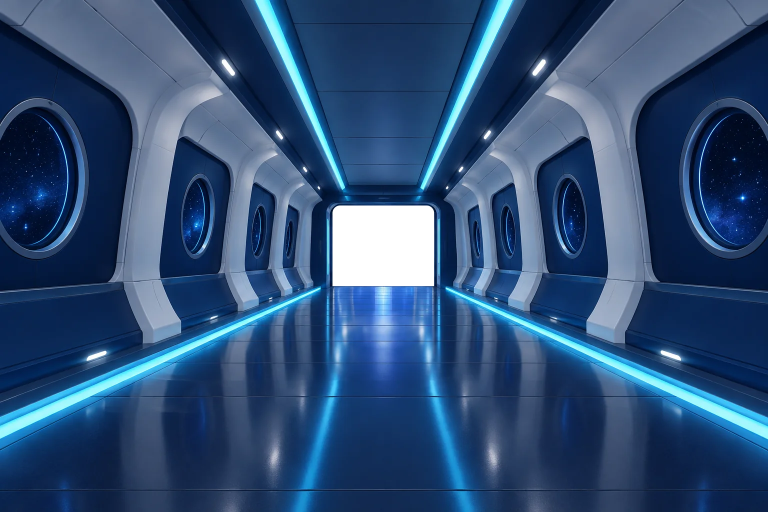
#> input picture assets/ui/intro/corridor.webp, 1536 x 1024 px, given in place of hq-wide.png, which was not available (shown at 1/2 size)
$ python plain_wall.py ../../assets/ui/intro/corridor.webp
#> lines starting #> are read from the running program, lines starting #| are printed output that depends on the picture
"""The hall's front wall without its screen: a plain wall behind the lesson's hologram.

The HQ pictures (Figma AI) were made with a big dark screen on the front wall. The lesson floats in front
of that wall as a hologram, so the screen's frame showed through it as a box round the drawing. This
paints the screen out of the wall (filled smoothly from the wall around it, with the wall's own grain),
in the wide and the tall backdrop (assets/ui/bg), and in the intro's look round the hall
(assets/ui/intro/hall-360.webp), whose strip starts and ends on this same wall.

usage:  python3 tools/ui/plain_wall.py MASTERS_DIR
    MASTERS_DIR holds the lossless originals hq-wide.png and hq-tall.png; they are in git history:
        git show fda2882~1:assets/ui/bg/hq-wide.png > MASTERS_DIR/hq-wide.png   (and hq-tall.png)
"""
import sys
from pathlib import Path

import numpy as np
from PIL import Image, ImageFilter

ROOT = Path(__file__).resolve().parents[2]
# the screen's rectangle in each picture (as in src/engine/scene.js), and how far its glow reaches
WALLS = {
    'hq-wide': {'rect': (388, 278, 1147, 617), 'margin': 20},
    'hq-tall': {'rect': (111, 363, 912, 757), 'margin': 20},
}
STRIP = {'src': ROOT / 'assets' / 'ui' / 'intro' / 'hall-360.webp', 'fronts': (0, 4384)}   # where the wide wall sits in it


def fill_wall(img, rect, margin):
    """paint the rectangle out: a Coons patch from the wall on its four sides, plus the wall's grain"""
#> called with rect = (388, 278, 1147, 617), margin = 20
    a = np.asarray(img, dtype=np.float64).copy()
    x0, y0, x1, y1 = rect[0] - margin, rect[1] - margin, rect[2] + margin, rect[3] + margin
#> x0 = 368; y0 = 258; x1 = 1167; y1 = 637
    band = 8
    top = a[y0 - band:y0].mean(axis=0)[x0:x1]          # the wall just above, per column
#> top = 799 rows, first 8: [86.25, 105.9, 135.1], [97.5, 117, 146.4], [104.9, 123, 152.1], [107.1, 124.9, 154.4], [108.2, 126.6, 154.4], [108.5, 126.9, 154.1], [108.6, 127, 154.2], [108.1, 126.6, 153.9]
    bot = a[y1:y1 + band].mean(axis=0)[x0:x1]          # just below
#> bot = 799 rows, first 8: [10.88, 51.75, 107.8], [11, 50.88, 106.5], [10.12, 50.75, 105.1], [9.88, 50.38, 104.6], [9.12, 49.12, 103.4], [7.5, 48.38, 101.9], [6.38, 47.62, 100.9], [5.25, 47, 100.6]
    lef = a[y0:y1, x0 - band:x0].mean(axis=1)          # just left, per row
#> lef = 379 rows, first 8: [91.25, 107.9, 134.4], [89.88, 106.6, 133.8], [84, 101.1, 128.6], [80.62, 98.38, 126], [80.12, 97.75, 125.6], [82.12, 99.62, 127.9], [84, 102, 130.6], [84.38, 102.6, 131.1]
    rig = a[y0:y1, x1:x1 + band].mean(axis=1)          # just right
#> rig = 379 rows, first 8: [84.5, 102, 131.6], [84, 101.4, 130.9], [84.88, 101.8, 131.6], [84.75, 101.9, 131.6], [85.75, 102.9, 132.6], [86.25, 103.2, 132.8], [86.38, 104.2, 134.2], [86.5, 104.4, 134.4]
    h, w = y1 - y0, x1 - x0
#> h = 379; w = 799
    v = np.linspace(0, 1, h)[:, None, None]
#> v = 379 values from 0 to 1
    u = np.linspace(0, 1, w)[None, :, None]
#> u = 799 values from 0 to 1
    c00, c10 = a[y0 - band:y0, x0 - band:x0].mean((0, 1)), a[y0 - band:y0, x1:x1 + band].mean((0, 1))
#> c00 = [105.4, 121.8, 147.6]; c10 = [98.77, 115.8, 144.7]
    c01, c11 = a[y1:y1 + band, x0 - band:x0].mean((0, 1)), a[y1:y1 + band, x1:x1 + band].mean((0, 1))
#> c01 = [34.08, 71.44, 121.7]; c11 = [32.28, 72.34, 121.7]
    patch = ((1 - v) * top[None] + v * bot[None] + (1 - u) * lef[:, None] + u * rig[:, None]
             - ((1 - u) * (1 - v) * c00 + u * (1 - v) * c10 + (1 - u) * v * c01 + u * v * c11))
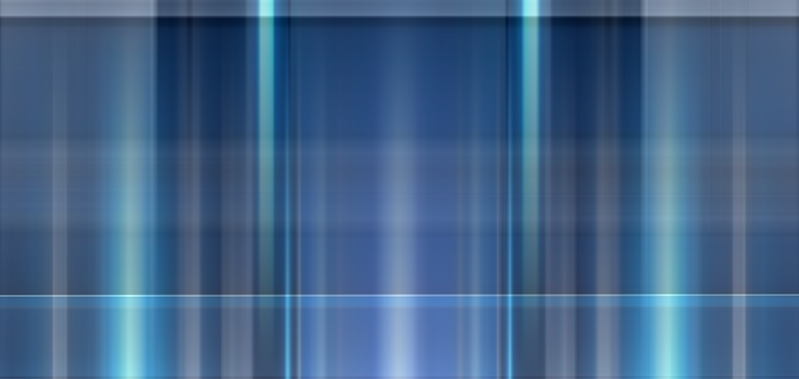
#> patch: shape (379, 799, 3) float64; mean of channels 0, 1, 2 5.4, 50.8, 102; drawn with min black and max white
    # the wall's grain: the fine detail of the wall beside the patch, tiled
    sample = a[y0:y1, max(0, x0 - 140):x0 - 20]
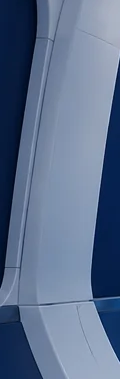
#> sample: shape (379, 120, 3) float64; mean R, G, B 92.5, 110.7, 139.9
    grain = sample - np.asarray(Image.fromarray(sample.astype(np.uint8)).filter(ImageFilter.GaussianBlur(6)), dtype=np.float64)
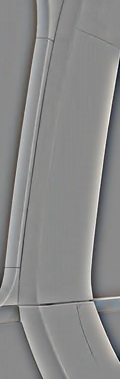
#> grain: shape (379, 120, 3) float64; mean R, G, B 0.2, 0.2, 0.1; drawn with min black and max white
    reps = (int(np.ceil(h / grain.shape[0])), int(np.ceil(w / grain.shape[1])), 1)
#> reps = (1, 7, 1)
    patch += np.tile(grain, reps)[:h, :w]
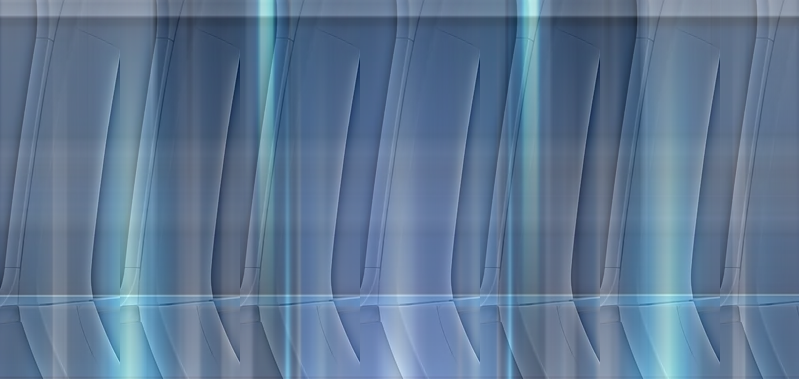
#> patch: shape (379, 799, 3) float64; mean of channels 0, 1, 2 5.6, 51, 102.1; drawn with min black and max white
    # blend in over the outer few pixels so there is no edge
    f = 6
    ramp_y = np.clip(np.minimum(np.arange(h), np.arange(h)[::-1]) / f, 0, 1)[:, None, None]
    ramp_x = np.clip(np.minimum(np.arange(w), np.arange(w)[::-1]) / f, 0, 1)[None, :, None]
    k = np.minimum(ramp_y, ramp_x)
    a[y0:y1, x0:x1] = a[y0:y1, x0:x1] * (1 - k) + patch * k
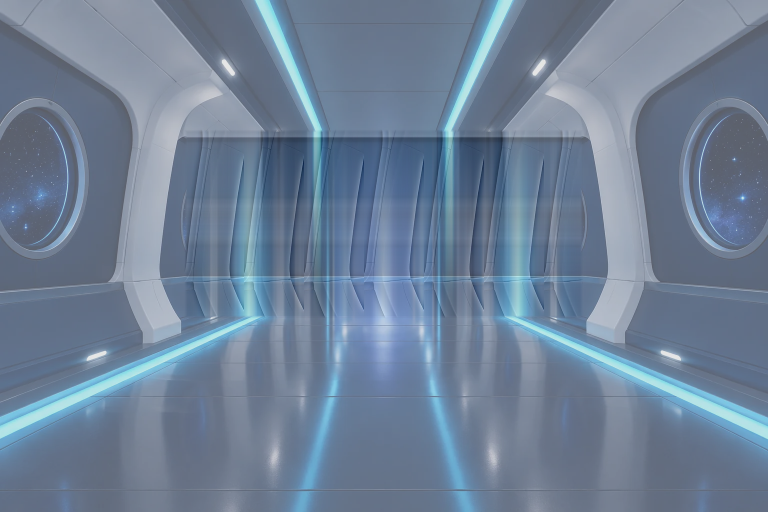
#> a: shape (1024, 1536, 3) float64 (shown at 1/2 size); mean R, G, B 34.1, 67.8, 109.2; drawn with min black and max white
    return Image.fromarray(np.clip(a, 0, 255).astype(np.uint8))
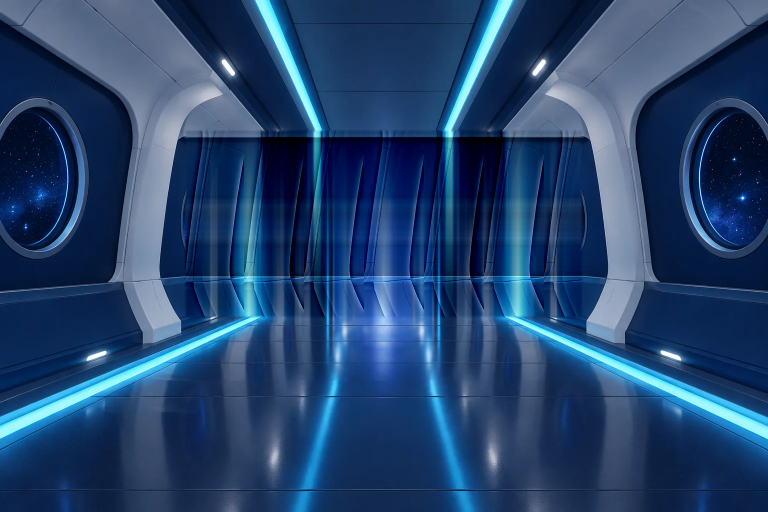
#> returned value: PIL image 1536x1024 RGB (shown at 1/2 size); mean R, G, B 36.4, 68.1, 109.2


def save(img, out, quality=90):
    img.save(out, 'WEBP', quality=quality, method=6)
#> (the run stopped early here; a loop or call above may not have finished)
